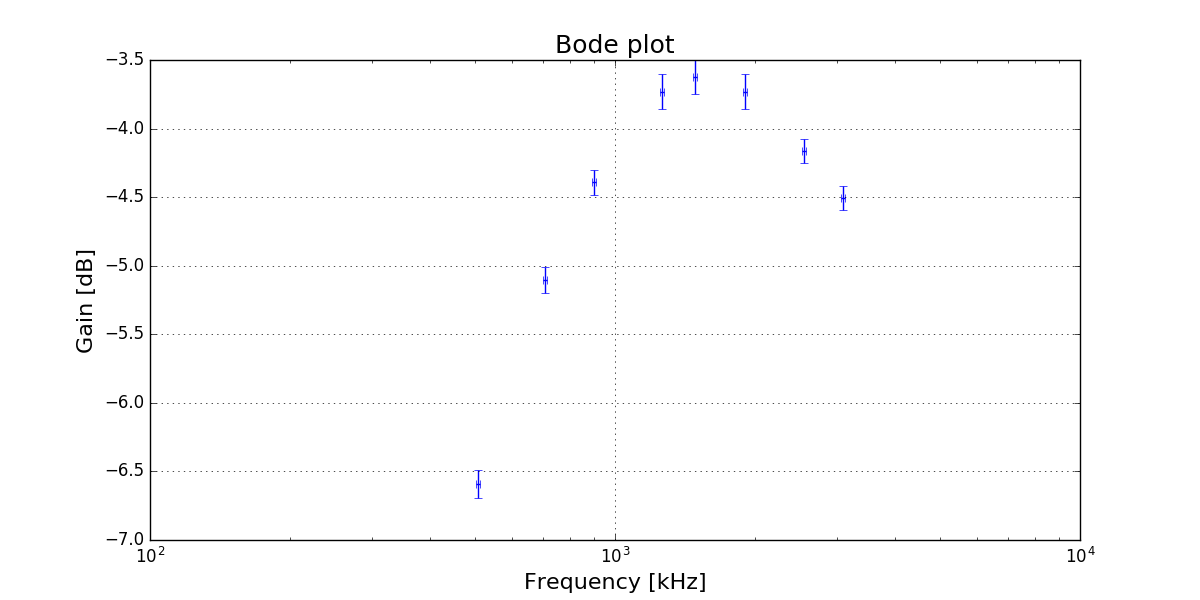

Python code for this plot:
import numpy
import pylab
from scipy.optimize import curve_fit
import uncertainties
from uncertainties import ufloat
import math
import numpy
import numpy
import pylab
from scipy.optimize import curve_fit
import math
import scipy.stats
import uncertainties 
from uncertainties import unumpy

def linear(x, a, b):
	return a*x+b


f, df, t, dt, Va, dVa = pylab.loadtxt('/home/federico/Laboratorio3/relazione8/dati.txt', unpack = True)
VIN = ufloat(252, 2)/1000
T = unumpy.uarray(t, dt)/10**6
VA = unumpy.uarray(Va, dVa)
F = unumpy.uarray(f, df)
PHI = 2*3.1415*F*T
phi = unumpy.nominal_values(PHI)
dphi = unumpy.std_devs(PHI)
Ai = VA/VIN
A = unumpy.nominal_values(Ai)
dA = unumpy.std_devs(Ai)
print(A)

pylab.figure(1)

''''
#fit due pars
initial_values = ( 1.,1. )
def fit_function(f, a, ft):
    return a/((1 + (f/ft)**2)**0.5)
pars,covm = curve_fit(fit_function, f, A, initial_values)
a, ft = pars
da, dft = pylab.sqrt(covm.diagonal())

print('a 2 pars = ', pars[0], '+/-', numpy.sqrt(covm[0,0]))
print('ft 2 pars = ', pars[1], '+/-', numpy.sqrt(covm[1,1]))
print('norm cov 2 pars= ', covm[0,1]/(numpy.sqrt(covm[0,0]*covm[1,1])))
#plot fit nuemerico
pylab.xscale('log')
pylab.yscale('log')
pylab.xlim(10**1.5, 10**4.5)
pylab.errorbar(f, A, dA, df, linestyle='', marker = '', label = 'data')
pylab.legend(numpoints=1, loc = 'upper right')
pylab.xlabel('Frequenza [Hz]')
pylab.ylabel('Attenuazione')
pylab.title('Fit due parametri')
pylab.grid()
pylab.plot(f, fit_function(f, a, ft), color = 'green', label = 'fit')
pylab.legend(numpoints=1, loc = 'upper right')
pylab.show()
#residui normalizzati
r = (A - fit_function(f, a, ft))/dA
pylab.subplot(2,1,2)
pylab.xlim(10**1.5, 10**4.5)
pylab.xscale('log')
#pylab.yscale('log')
pylab.plot(f,r,color='blue',linestyle ='--', marker='o')
pylab.xlabel('Frequenza [Hz]')
pylab.title('Residui normalizzati')
pylab.grid()
#chi2
z = (A - fit_function(f, a, ft))/dA
s = sum(z**2)
ndof = len(f) - len(initial_values)
print('Chi2 2 pars = %f ' % (s))
print('ndof 2 pars = %f \n' % (ndof))
'''
#tutto con 1 par

#fit un par
initial_values = (1600.0, 4)

def fitBasso(f, ft):
	return 1/(1+(ft/f)**2)
def fitAlto(f, ft):
	return 1/(1+(f/ft)**2)

#def fit_function(f, ft, Amax):
#    return Amax*fitBasso(f, ft)*fitAlto(f, ft)/(1+fitBasso(f, ft)*fitAlto(f, ft))

def fit_function(f, ft, Amax):
	return Amax*ft*f/((ft**2-f**2)**2+9*ft**2*f**2)*0.5

pars, covm = curve_fit(fit_function, f, A, initial_values)

#pars = initial_values
#covm = [[0.0, 0.0], [0.0, 0.0]]

ft = pars[0]
Amax = pars[1]

pars = initial_values
dft = pylab.sqrt(covm.diagonal())[0]
dAmax = pylab.sqrt(covm.diagonal())[1]

#dft = 0
#dAmax = 0

print('frequenza di taglio  = ', pars[0], '+/-', dft)
print('ampiezza_massima_alto  = ', pars[1], '+/-', dAmax)

#chi2
z = (A - fit_function(f, ft, Amax))/dA
s = sum(z**2)
ndof = len(f) - 3
print('Chi2 1 par = %f ' % (s))
print('ndof 1 par = %f \n' % (ndof))

dA=8.7*dA/A
A=20*pylab.log10(A)
print(A)

pylab.figure(num=None, figsize=(12, 6), dpi=80, facecolor='w', edgecolor='k')
pylab.xscale('log')
pylab.errorbar(f, A, dA, df, linestyle='', marker = '')
pylab.legend(numpoints=1, loc = 'upper right')
pylab.xlabel('Frequency [kHz]', size = "16")
pylab.ylabel('Gain [dB]', size = "16")
#pylab.xlim(0.05, 100)
pylab.title('Bode plot', fontsize = "18")
pylab.grid()


#pylab.plot(f, 20*pylab.log10(fit_function(f, ft, Amax)), color = 'green', label = 'fit')
#pylab.legend(numpoints=1, loc = 'upper right')


div = 1000
bucket = numpy.array([0.0 for i in range(div)])
retta = numpy.array([0.0 for i in range(div)])
inc = (f.max()-f.min())/div 
for i in range(len(bucket)):
        bucket[i]=float(i)*inc + f.min()
        retta[i] = 20*pylab.log10(fit_function(bucket[i], pars[0], pars[1]))

print(20*pylab.log10(fit_function(bucket[i], pars[0], pars[1])))


#pylab.plot(bucket, retta, color = "red")

pylab.savefig("bode.png", dpi=None, facecolor='w', edgecolor='w',
        orientation='portrait', papertype=None, format=None,
        transparent=False, bbox_inches=None, pad_inches=0.1,
        frameon=None)


print(covm)


logF = unumpy.log(F)
logf =  unumpy.nominal_values(logF)
dlogf =  unumpy.std_devs(logF)


pylab.figure(num=None, figsize=(12, 6), dpi=80, facecolor='w', edgecolor='k')
pylab.errorbar(logf, phi, dphi, dlogf, linestyle='', marker = '')
pylab.legend(numpoints=1, loc = 'upper right')
pylab.xlabel('Frequency [kHz]', size = "16")
pylab.ylabel(' $\phi$ [$\pi$ rad]', size = "16")
#pylab.xlim(0,2000)
pylab.title('Sfasamento dell\'uscita del circuito.', fontsize = "18")
pylab.grid()


#Fare attenzione che gli errori devono essere sempre sommati con le stesse unita di misura, 
#quindi nel coeffiente ci cade anche il fattore per passare da una unita di misura all'altra
error = ((unumpy.std_devs(F))**2.0+(1.0*unumpy.std_devs(PHI))**2.0)**0.5
#error = unumpy.std_devs(I_D)
init = numpy.array([-2.0, 0.0])
#Errori tutti statistici
par, cov = curve_fit(linear, unumpy.nominal_values(F), unumpy.nominal_values(PHI), init, error, absolute_sigma = "true")
#trattazione statistica degli errori
print(par, cov)

#Di nuovo co capisco il chi quadro, non cambia nulla se cambio da true a false
a = par[0]
b = par[1]

chisq = ((unumpy.nominal_values(PHI)-linear(unumpy.nominal_values(logF), a, b))/error)**2
somma = sum(chisq)
ndof = len(unumpy.nominal_values(PHI)) - 2 #Tolgo due parametri estratti dal fit
p=1.0-scipy.stats.chi2.cdf(somma, ndof)
print("Chisquare/ndof = %f/%d" % (somma, ndof))
print("p = ", p)

div = 1000
bucket = numpy.array([0.0 for i in range(div)])
retta = numpy.array([0.0 for i in range(div)])
inc = (logf.max()-logf.min())/div 
for i in range(len(bucket)):
        bucket[i]=float(i)*inc + logf.min() 
        retta[i] = linear(bucket[i], par[0], par[1])


#pylab.plot(bucket, retta, color = "red")

pylab.savefig("sfasamento.png", dpi=None, facecolor='w', edgecolor='w',
        orientation='portrait', papertype=None, format=None,
        transparent=False, bbox_inches=None, pad_inches=0.1,
        frameon=None)

pylab.show()

'''
#deltaphi
phi = 2*f*t/1000
dphi = (df/f + dt/t)*phi
#bode
A1=20*pylab.log10(A)+0.0000001
pylab.figure(3)
pylab.xscale('log')
dA1=20*dA/(A*pylab.log(10))
#dA1[0]=0.
pylab.errorbar(f,A1,dA1,df, label = 'data')
pylab.legend(numpoints=1, loc = 'upper right')
#bodeplot: scegliere i punti con cura ( magari fino al corner )
A1 = numpy.array([-5.54476640, -9.22774443,  -11.9396092,  -15.2125380,-16.5351316,  -22.1581078,  -25.4167041,-31.4373040])
f1=f
dA1 = numpy.array([dA1[8],dA1[9],dA1[10],dA1[11],dA1[12],dA1[13],dA1[14],dA1[15]])
f = numpy.array([f[8],f[9],f[10],f[11],f[12],f[13],f[14],f[15]])
df = numpy.array([df[8],df[9],df[10],df[11],df[12],df[13],df[14],df[15]])
#fit
#fit due pars
initial_values = ( 1. )
def fit_function(f, a):
    return a -20*pylab.log10(f)
pars,covm = curve_fit(fit_function, f, A1, initial_values)
a= pars
da = pylab.sqrt(covm.diagonal())

print('a bode = ', pars[0], '+/-', numpy.sqrt(covm[0]))
#plot fit nuemerico

pylab.xscale('log')
#pylab.xlim(10**1.5, 10**4.5)
#pylab.errorbar(f, A1, dA1, df, linestyle='', marker = '')
pylab.xlabel('Frequenza [Hz]')
pylab.ylabel('Attenuazione [dB]')
pylab.title('passabasso Bode')
pylab.grid()
x=pylab.linspace(10**(2.5),10**4.3,100)
pylab.plot(x, fit_function(x, a), color = 'green', label ='fit')
pylab.legend(numpoints=1, loc = 'upper right')
y=pylab.zeros(len(f1))
pylab.plot(f1,y,linestyle='--')
pylab.show()
ft = 10**(a/20)
dft = da*(a/20.)*10**((a/20)-1) 
print(ft, dft)
#chi2
z = (A1 - fit_function(f, a))/dA1
s = sum(z**2)
ndof = len(f) - 1
print('Chi2 bode = %f ' % (s))
print('ndof bode = %f ' % (ndof))
'''
